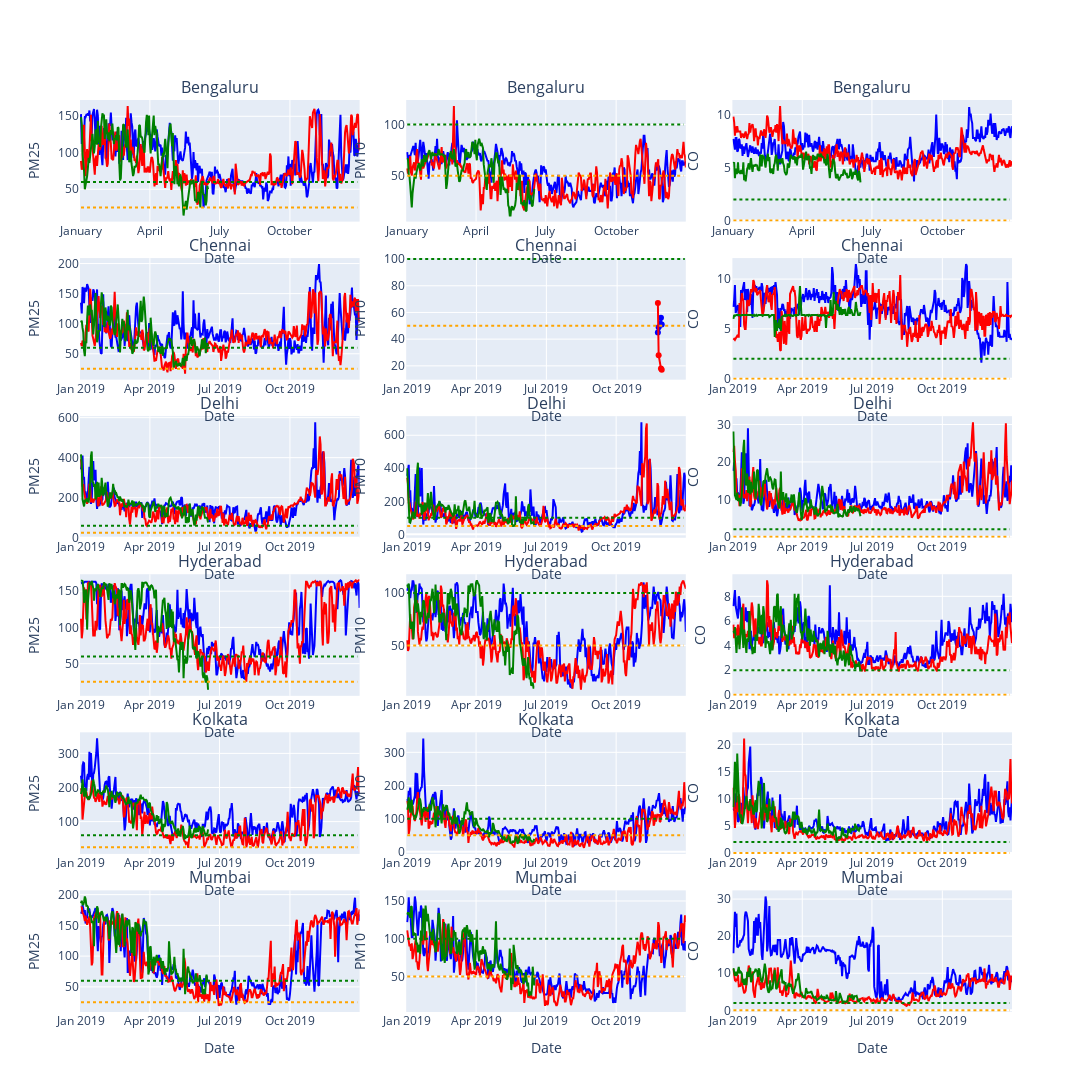

Notebook code for this chart:
### Code cell
city=['Bengaluru','Chennai','Delhi','Hyderabad','Kolkata','Mumbai']
title=[]
[title.append(i) for i in city for _ in range(3)]
polmax=[]
for i in imp_pollutant:
    dfd=df[df['Specie'].isin([i])]
    polmax.append(dfd['median_x'].max())
fig = make_subplots(
rows=6, cols=3,
subplot_titles=title,
vertical_spacing=0.04,
horizontal_spacing=0.05
)
for n,j in enumerate(city):
    for m,i in enumerate(imp_pollutant):
        dfd=df[df['City'].isin([j])]
        dfd=dfd[dfd['Specie'].isin([i])]
        dffd=dff[dff['City'].isin([j])]
        dffd=dffd[dffd['Specie'].isin([i])]
        fig.add_trace(go.Scatter(x=dfd['Date_x'],y=dfd['median_x'],line_color='blue'),row=n+1,col=m+1)
        fig.update_xaxes(tickformat="%B",row=1,col=m+1)
        fig.add_trace(go.Scatter(x=dfd['Date_x'],y=dfd['median_y'],line_color='red'),row=n+1,col=m+1)
        fig.add_trace(go.Scatter(x=dffd['Date_x'],y=dffd['median'],line_color='green'),row=n+1,col=m+1)
        fig.add_shape(go.layout.Shape(type="line", x0=start, y0=pollutant_who[i], x1=end, y1=pollutant_who[i],
                                  line=dict(color='orange', width=2,dash='dot'),),row=n+1,col=m+1)
        fig.add_shape(go.layout.Shape(type="line", x0=start, y0=pollutant_naaqs[i], x1=end, y1=pollutant_naaqs[i],
                                  line=dict(color='green', width=2,dash='dot'),),row=n+1,col=m+1)

        fig.update_yaxes(title=i.upper(), row=n+1, col=m+1)
        fig.update_xaxes(title_text="Date", row=n+1, col=m+1)

fig.update_layout(width=1500,height=2500,showlegend=False)
fig.show()
fig.write_image(f'images/19vs20_allcities.png')

### Figure 1 — Plotly figure (JSON) as saved in the notebook; plotly's stock layout.template omitted (floating-point values rounded to 4 significant figures; data arrays with more than 128 entries replaced by an {"elided": "..."} marker saying what was removed)
{"data": [{"line": {"color": "blue"}, "type": "scatter", "x": {"elided": "397 str values"}, "xaxis": "x", "y": {"elided": "397 int values"}, "yaxis": "y"}, {"line": {"color": "red"}, "type": "scatter", "x": {"elided": "397 str values"}, "xaxis": "x", "y": {"elided": "397 int values"}, "yaxis": "y"}, {"line": {"color": "green"}, "type": "scatter", "x": {"elided": "173 str values"}, "xaxis": "x", "y": {"elided": "173 int values"}, "yaxis": "y"}, {"line": {"color": "blue"}, "type": "scatter", "x": {"elided": "397 str values"}, "xaxis": "x2", "y": {"elided": "397 int values"}, "yaxis": "y2"}, {"line": {"color": "red"}, "type": "scatter", "x": {"elided": "397 str values"}, "xaxis": "x2", "y": {"elided": "397 int values"}, "yaxis": "y2"}, {"line": {"color": "green"}, "type": "scatter", "x": {"elided": "173 str values"}, "xaxis": "x2", "y": {"elided": "173 int values"}, "yaxis": "y2"}, {"line": {"color": "blue"}, "type": "scatter", "x": {"elided": "397 str values"}, "xaxis": "x3", "y": {"elided": "397 float values"}, "yaxis": "y3"}, {"line": {"color": "red"}, "type": "scatter", "x": {"elided": "397 str values"}, "xaxis": "x3", "y": {"elided": "397 float values"}, "yaxis": "y3"}, {"line": {"color": "green"}, "type": "scatter", "x": {"elided": "173 str values"}, "xaxis": "x3", "y": {"elided": "173 float values"}, "yaxis": "y3"}, {"line": {"color": "blue"}, "type": "scatter", "x": {"elided": "397 str values"}, "xaxis": "x4", "y": {"elided": "397 int values"}, "yaxis": "y4"}, {"line": {"color": "red"}, "type": "scatter", "x": {"elided": "397 str values"}, "xaxis": "x4", "y": {"elided": "397 int values"}, "yaxis": "y4"}, {"line": {"color": "green"}, "type": "scatter", "x": {"elided": "173 str values"}, "xaxis": "x4", "y": {"elided": "173 int values"}, "yaxis": "y4"}, {"line": {"color": "blue"}, "type": "scatter", "x": ["2019-11-23T00:00:00", "2019-11-24T00:00:00", "2019-11-27T00:00:00", "2019-11-28T00:00:00"], "xaxis": "x5", "y": [45, 49, 56, 51], "yaxis": "y5"}, {"line": {"color": "red"}, "type": "scatter", "x": ["2019-11-23T00:00:00", "2019-11-24T00:00:00", "2019-11-27T00:00:00", "2019-11-28T00:00:00"], "xaxis": "x5", "y": [67, 28, 18, 17], "yaxis": "y5"}, {"line": {"color": "green"}, "type": "scatter", "x": [], "xaxis": "x5", "y": [], "yaxis": "y5"}, {"line": {"color": "blue"}, "type": "scatter", "x": {"elided": "397 str values"}, "xaxis": "x6", "y": {"elided": "397 float values"}, "yaxis": "y6"}, {"line": {"color": "red"}, "type": "scatter", "x": {"elided": "397 str values"}, "xaxis": "x6", "y": {"elided": "397 float values"}, "yaxis": "y6"}, {"line": {"color": "green"}, "type": "scatter", "x": {"elided": "173 str values"}, "xaxis": "x6", "y": {"elided": "173 float values"}, "yaxis": "y6"}, {"line": {"color": "blue"}, "type": "scatter", "x": {"elided": "397 str values"}, "xaxis": "x7", "y": {"elided": "397 int values"}, "yaxis": "y7"}, {"line": {"color": "red"}, "type": "scatter", "x": {"elided": "397 str values"}, "xaxis": "x7", "y": {"elided": "397 int values"}, "yaxis": "y7"}, {"line": {"color": "green"}, "type": "scatter", "x": {"elided": "173 str values"}, "xaxis": "x7", "y": {"elided": "173 int values"}, "yaxis": "y7"}, {"line": {"color": "blue"}, "type": "scatter", "x": {"elided": "397 str values"}, "xaxis": "x8", "y": {"elided": "397 int values"}, "yaxis": "y8"}, {"line": {"color": "red"}, "type": "scatter", "x": {"elided": "397 str values"}, "xaxis": "x8", "y": {"elided": "397 int values"}, "yaxis": "y8"}, {"line": {"color": "green"}, "type": "scatter", "x": {"elided": "173 str values"}, "xaxis": "x8", "y": {"elided": "173 int values"}, "yaxis": "y8"}, {"line": {"color": "blue"}, "type": "scatter", "x": {"elided": "397 str values"}, "xaxis": "x9", "y": {"elided": "397 float values"}, "yaxis": "y9"}, {"line": {"color": "red"}, "type": "scatter", "x": {"elided": "397 str values"}, "xaxis": "x9", "y": {"elided": "397 float values"}, "yaxis": "y9"}, {"line": {"color": "green"}, "type": "scatter", "x": {"elided": "173 str values"}, "xaxis": "x9", "y": {"elided": "173 float values"}, "yaxis": "y9"}, {"line": {"color": "blue"}, "type": "scatter", "x": {"elided": "397 str values"}, "xaxis": "x10", "y": {"elided": "397 int values"}, "yaxis": "y10"}, {"line": {"color": "red"}, "type": "scatter", "x": {"elided": "397 str values"}, "xaxis": "x10", "y": {"elided": "397 int values"}, "yaxis": "y10"}, {"line": {"color": "green"}, "type": "scatter", "x": {"elided": "173 str values"}, "xaxis": "x10", "y": {"elided": "173 int values"}, "yaxis": "y10"}, {"line": {"color": "blue"}, "type": "scatter", "x": {"elided": "397 str values"}, "xaxis": "x11", "y": {"elided": "397 int values"}, "yaxis": "y11"}, {"line": {"color": "red"}, "type": "scatter", "x": {"elided": "397 str values"}, "xaxis": "x11", "y": {"elided": "397 int values"}, "yaxis": "y11"}, {"line": {"color": "green"}, "type": "scatter", "x": {"elided": "173 str values"}, "xaxis": "x11", "y": {"elided": "173 int values"}, "yaxis": "y11"}, {"line": {"color": "blue"}, "type": "scatter", "x": {"elided": "397 str values"}, "xaxis": "x12", "y": {"elided": "397 float values"}, "yaxis": "y12"}, {"line": {"color": "red"}, "type": "scatter", "x": {"elided": "397 str values"}, "xaxis": "x12", "y": {"elided": "397 float values"}, "yaxis": "y12"}, {"line": {"color": "green"}, "type": "scatter", "x": {"elided": "173 str values"}, "xaxis": "x12", "y": {"elided": "173 float values"}, "yaxis": "y12"}, {"line": {"color": "blue"}, "type": "scatter", "x": {"elided": "397 str values"}, "xaxis": "x13", "y": {"elided": "397 int values"}, "yaxis": "y13"}, {"line": {"color": "red"}, "type": "scatter", "x": {"elided": "397 str values"}, "xaxis": "x13", "y": {"elided": "397 int values"}, "yaxis": "y13"}, {"line": {"color": "green"}, "type": "scatter", "x": {"elided": "173 str values"}, "xaxis": "x13", "y": {"elided": "173 int values"}, "yaxis": "y13"}, {"line": {"color": "blue"}, "type": "scatter", "x": {"elided": "397 str values"}, "xaxis": "x14", "y": {"elided": "397 int values"}, "yaxis": "y14"}, {"line": {"color": "red"}, "type": "scatter", "x": {"elided": "397 str values"}, "xaxis": "x14", "y": {"elided": "397 int values"}, "yaxis": "y14"}, {"line": {"color": "green"}, "type": "scatter", "x": {"elided": "173 str values"}, "xaxis": "x14", "y": {"elided": "173 int values"}, "yaxis": "y14"}, {"line": {"color": "blue"}, "type": "scatter", "x": {"elided": "397 str values"}, "xaxis": "x15", "y": {"elided": "397 float values"}, "yaxis": "y15"}, {"line": {"color": "red"}, "type": "scatter", "x": {"elided": "397 str values"}, "xaxis": "x15", "y": {"elided": "397 float values"}, "yaxis": "y15"}, {"line": {"color": "green"}, "type": "scatter", "x": {"elided": "173 str values"}, "xaxis": "x15", "y": {"elided": "173 float values"}, "yaxis": "y15"}, {"line": {"color": "blue"}, "type": "scatter", "x": {"elided": "397 str values"}, "xaxis": "x16", "y": {"elided": "397 int values"}, "yaxis": "y16"}, {"line": {"color": "red"}, "type": "scatter", "x": {"elided": "397 str values"}, "xaxis": "x16", "y": {"elided": "397 int values"}, "yaxis": "y16"}, {"line": {"color": "green"}, "type": "scatter", "x": {"elided": "173 str values"}, "xaxis": "x16", "y": {"elided": "173 int values"}, "yaxis": "y16"}, {"line": {"color": "blue"}, "type": "scatter", "x": {"elided": "397 str values"}, "xaxis": "x17", "y": {"elided": "397 int values"}, "yaxis": "y17"}, {"line": {"color": "red"}, "type": "scatter", "x": {"elided": "397 str values"}, "xaxis": "x17", "y": {"elided": "397 int values"}, "yaxis": "y17"}, {"line": {"color": "green"}, "type": "scatter", "x": {"elided": "173 str values"}, "xaxis": "x17", "y": {"elided": "173 int values"}, "yaxis": "y17"}, {"line": {"color": "blue"}, "type": "scatter", "x": {"elided": "397 str values"}, "xaxis": "x18", "y": {"elided": "397 float values"}, "yaxis": "y18"}, {"line": {"color": "red"}, "type": "scatter", "x": {"elided": "397 str values"}, "xaxis": "x18", "y": {"elided": "397 float values"}, "yaxis": "y18"}, {"line": {"color": "green"}, "type": "scatter", "x": {"elided": "173 str values"}, "xaxis": "x18", "y": {"elided": "173 float values"}, "yaxis": "y18"}], "layout": {"annotations": [{"font": {"size": 16}, "showarrow": false, "text": "Bengaluru", "x": 0.15, "xanchor": "center", "xref": "paper", "y": 1, "yanchor": "bottom", "yref": "paper"}, {"font": {"size": 16}, "showarrow": false, "text": "Bengaluru", "x": 0.5, "xanchor": "center", "xref": "paper", "y": 1, "yanchor": "bottom", "yref": "paper"}, {"font": {"size": 16}, "showarrow": false, "text": "Bengaluru", "x": 0.85, "xanchor": "center", "xref": "paper", "y": 1, "yanchor": "bottom", "yref": "paper"}, {"font": {"size": 16}, "showarrow": false, "text": "Chennai", "x": 0.15, "xanchor": "center", "xref": "paper", "y": 0.8267, "yanchor": "bottom", "yref": "paper"}, {"font": {"size": 16}, "showarrow": false, "text": "Chennai", "x": 0.5, "xanchor": "center", "xref": "paper", "y": 0.8267, "yanchor": "bottom", "yref": "paper"}, {"font": {"size": 16}, "showarrow": false, "text": "Chennai", "x": 0.85, "xanchor": "center", "xref": "paper", "y": 0.8267, "yanchor": "bottom", "yref": "paper"}, {"font": {"size": 16}, "showarrow": false, "text": "Delhi", "x": 0.15, "xanchor": "center", "xref": "paper", "y": 0.6533, "yanchor": "bottom", "yref": "paper"}, {"font": {"size": 16}, "showarrow": false, "text": "Delhi", "x": 0.5, "xanchor": "center", "xref": "paper", "y": 0.6533, "yanchor": "bottom", "yref": "paper"}, {"font": {"size": 16}, "showarrow": false, "text": "Delhi", "x": 0.85, "xanchor": "center", "xref": "paper", "y": 0.6533, "yanchor": "bottom", "yref": "paper"}, {"font": {"size": 16}, "showarrow": false, "text": "Hyderabad", "x": 0.15, "xanchor": "center", "xref": "paper", "y": 0.48, "yanchor": "bottom", "yref": "paper"}, {"font": {"size": 16}, "showarrow": false, "text": "Hyderabad", "x": 0.5, "xanchor": "center", "xref": "paper", "y": 0.48, "yanchor": "bottom", "yref": "paper"}, {"font": {"size": 16}, "showarrow": false, "text": "Hyderabad", "x": 0.85, "xanchor": "center", "xref": "paper", "y": 0.48, "yanchor": "bottom", "yref": "paper"}, {"font": {"size": 16}, "showarrow": false, "text": "Kolkata", "x": 0.15, "xanchor": "center", "xref": "paper", "y": 0.3067, "yanchor": "bottom", "yref": "paper"}, {"font": {"size": 16}, "showarrow": false, "text": "Kolkata", "x": 0.5, "xanchor": "center", "xref": "paper", "y": 0.3067, "yanchor": "bottom", "yref": "paper"}, {"font": {"size": 16}, "showarrow": false, "text": "Kolkata", "x": 0.85, "xanchor": "center", "xref": "paper", "y": 0.3067, "yanchor": "bottom", "yref": "paper"}, {"font": {"size": 16}, "showarrow": false, "text": "Mumbai", "x": 0.15, "xanchor": "center", "xref": "paper", "y": 0.1333, "yanchor": "bottom", "yref": "paper"}, {"font": {"size": 16}, "showarrow": false, "text": "Mumbai", "x": 0.5, "xanchor": "center", "xref": "paper", "y": 0.1333, "yanchor": "bottom", "yref": "paper"}, {"font": {"size": 16}, "showarrow": false, "text": "Mumbai", "x": 0.85, "xanchor": "center", "xref": "paper", "y": 0.1333, "yanchor": "bottom", "yref": "paper"}], "height": 2500, "shapes": [{"line": {"color": "orange", "dash": "dot", "width": 2}, "type": "line", "x0": "2019-01-01", "x1": "2019-12-28", "xref": "x", "y0": 25, "y1": 25, "yref": "y"}, {"line": {"color": "green", "dash": "dot", "width": 2}, "type": "line", "x0": "2019-01-01", "x1": "2019-12-28", "xref": "x", "y0": 60, "y1": 60, "yref": "y"}, {"line": {"color": "orange", "dash": "dot", "width": 2}, "type": "line", "x0": "2019-01-01", "x1": "2019-12-28", "xref": "x2", "y0": 50, "y1": 50, "yref": "y2"}, {"line": {"color": "green", "dash": "dot", "width": 2}, "type": "line", "x0": "2019-01-01", "x1": "2019-12-28", "xref": "x2", "y0": 100, "y1": 100, "yref": "y2"}, {"line": {"color": "orange", "dash": "dot", "width": 2}, "type": "line", "x0": "2019-01-01", "x1": "2019-12-28", "xref": "x3", "y0": 0, "y1": 0, "yref": "y3"}, {"line": {"color": "green", "dash": "dot", "width": 2}, "type": "line", "x0": "2019-01-01", "x1": "2019-12-28", "xref": "x3", "y0": 2, "y1": 2, "yref": "y3"}, {"line": {"color": "orange", "dash": "dot", "width": 2}, "type": "line", "x0": "2019-01-01", "x1": "2019-12-28", "xref": "x4", "y0": 25, "y1": 25, "yref": "y4"}, {"line": {"color": "green", "dash": "dot", "width": 2}, "type": "line", "x0": "2019-01-01", "x1": "2019-12-28", "xref": "x4", "y0": 60, "y1": 60, "yref": "y4"}, {"line": {"color": "orange", "dash": "dot", "width": 2}, "type": "line", "x0": "2019-01-01", "x1": "2019-12-28", "xref": "x5", "y0": 50, "y1": 50, "yref": "y5"}, {"line": {"color": "green", "dash": "dot", "width": 2}, "type": "line", "x0": "2019-01-01", "x1": "2019-12-28", "xref": "x5", "y0": 100, "y1": 100, "yref": "y5"}, {"line": {"color": "orange", "dash": "dot", "width": 2}, "type": "line", "x0": "2019-01-01", "x1": "2019-12-28", "xref": "x6", "y0": 0, "y1": 0, "yref": "y6"}, {"line": {"color": "green", "dash": "dot", "width": 2}, "type": "line", "x0": "2019-01-01", "x1": "2019-12-28", "xref": "x6", "y0": 2, "y1": 2, "yref": "y6"}, {"line": {"color": "orange", "dash": "dot", "width": 2}, "type": "line", "x0": "2019-01-01", "x1": "2019-12-28", "xref": "x7", "y0": 25, "y1": 25, "yref": "y7"}, {"line": {"color": "green", "dash": "dot", "width": 2}, "type": "line", "x0": "2019-01-01", "x1": "2019-12-28", "xref": "x7", "y0": 60, "y1": 60, "yref": "y7"}, {"line": {"color": "orange", "dash": "dot", "width": 2}, "type": "line", "x0": "2019-01-01", "x1": "2019-12-28", "xref": "x8", "y0": 50, "y1": 50, "yref": "y8"}, {"line": {"color": "green", "dash": "dot", "width": 2}, "type": "line", "x0": "2019-01-01", "x1": "2019-12-28", "xref": "x8", "y0": 100, "y1": 100, "yref": "y8"}, {"line": {"color": "orange", "dash": "dot", "width": 2}, "type": "line", "x0": "2019-01-01", "x1": "2019-12-28", "xref": "x9", "y0": 0, "y1": 0, "yref": "y9"}, {"line": {"color": "green", "dash": "dot", "width": 2}, "type": "line", "x0": "2019-01-01", "x1": "2019-12-28", "xref": "x9", "y0": 2, "y1": 2, "yref": "y9"}, {"line": {"color": "orange", "dash": "dot", "width": 2}, "type": "line", "x0": "2019-01-01", "x1": "2019-12-28", "xref": "x10", "y0": 25, "y1": 25, "yref": "y10"}, {"line": {"color": "green", "dash": "dot", "width": 2}, "type": "line", "x0": "2019-01-01", "x1": "2019-12-28", "xref": "x10", "y0": 60, "y1": 60, "yref": "y10"}, {"line": {"color": "orange", "dash": "dot", "width": 2}, "type": "line", "x0": "2019-01-01", "x1": "2019-12-28", "xref": "x11", "y0": 50, "y1": 50, "yref": "y11"}, {"line": {"color": "green", "dash": "dot", "width": 2}, "type": "line", "x0": "2019-01-01", "x1": "2019-12-28", "xref": "x11", "y0": 100, "y1": 100, "yref": "y11"}, {"line": {"color": "orange", "dash": "dot", "width": 2}, "type": "line", "x0": "2019-01-01", "x1": "2019-12-28", "xref": "x12", "y0": 0, "y1": 0, "yref": "y12"}, {"line": {"color": "green", "dash": "dot", "width": 2}, "type": "line", "x0": "2019-01-01", "x1": "2019-12-28", "xref": "x12", "y0": 2, "y1": 2, "yref": "y12"}, {"line": {"color": "orange", "dash": "dot", "width": 2}, "type": "line", "x0": "2019-01-01", "x1": "2019-12-28", "xref": "x13", "y0": 25, "y1": 25, "yref": "y13"}, {"line": {"color": "green", "dash": "dot", "width": 2}, "type": "line", "x0": "2019-01-01", "x1": "2019-12-28", "xref": "x13", "y0": 60, "y1": 60, "yref": "y13"}, {"line": {"color": "orange", "dash": "dot", "width": 2}, "type": "line", "x0": "2019-01-01", "x1": "2019-12-28", "xref": "x14", "y0": 50, "y1": 50, "yref": "y14"}, {"line": {"color": "green", "dash": "dot", "width": 2}, "type": "line", "x0": "2019-01-01", "x1": "2019-12-28", "xref": "x14", "y0": 100, "y1": 100, "yref": "y14"}, {"line": {"color": "orange", "dash": "dot", "width": 2}, "type": "line", "x0": "2019-01-01", "x1": "2019-12-28", "xref": "x15", "y0": 0, "y1": 0, "yref": "y15"}, {"line": {"color": "green", "dash": "dot", "width": 2}, "type": "line", "x0": "2019-01-01", "x1": "2019-12-28", "xref": "x15", "y0": 2, "y1": 2, "yref": "y15"}, {"line": {"color": "orange", "dash": "dot", "width": 2}, "type": "line", "x0": "2019-01-01", "x1": "2019-12-28", "xref": "x16", "y0": 25, "y1": 25, "yref": "y16"}, {"line": {"color": "green", "dash": "dot", "width": 2}, "type": "line", "x0": "2019-01-01", "x1": "2019-12-28", "xref": "x16", "y0": 60, "y1": 60, "yref": "y16"}, {"line": {"color": "orange", "dash": "dot", "width": 2}, "type": "line", "x0": "2019-01-01", "x1": "2019-12-28", "xref": "x17", "y0": 50, "y1": 50, "yref": "y17"}, {"line": {"color": "green", "dash": "dot", "width": 2}, "type": "line", "x0": "2019-01-01", "x1": "2019-12-28", "xref": "x17", "y0": 100, "y1": 100, "yref": "y17"}, {"line": {"color": "orange", "dash": "dot", "width": 2}, "type": "line", "x0": "2019-01-01", "x1": "2019-12-28", "xref": "x18", "y0": 0, "y1": 0, "yref": "y18"}, {"line": {"color": "green", "dash": "dot", "width": 2}, "type": "line", "x0": "2019-01-01", "x1": "2019-12-28", "xref": "x18", "y0": 2, "y1": 2, "yref": "y18"}], "showlegend": false, "width": 1500, "xaxis": {"anchor": "y", "domain": [0, 0.3], "tickformat": "%B", "title": {"text": "Date"}}, "xaxis10": {"anchor": "y10", "domain": [0, 0.3], "title": {"text": "Date"}}, "xaxis11": {"anchor": "y11", "domain": [0.35, 0.65], "title": {"text": "Date"}}, "xaxis12": {"anchor": "y12", "domain": [0.7, 1], "title": {"text": "Date"}}, "xaxis13": {"anchor": "y13", "domain": [0, 0.3], "title": {"text": "Date"}}, "xaxis14": {"anchor": "y14", "domain": [0.35, 0.65], "title": {"text": "Date"}}, "xaxis15": {"anchor": "y15", "domain": [0.7, 1], "title": {"text": "Date"}}, "xaxis16": {"anchor": "y16", "domain": [0, 0.3], "title": {"text": "Date"}}, "xaxis17": {"anchor": "y17", "domain": [0.35, 0.65], "title": {"text": "Date"}}, "xaxis18": {"anchor": "y18", "domain": [0.7, 1], "title": {"text": "Date"}}, "xaxis2": {"anchor": "y2", "domain": [0.35, 0.65], "tickformat": "%B", "title": {"text": "Date"}}, "xaxis3": {"anchor": "y3", "domain": [0.7, 1], "tickformat": "%B", "title": {"text": "Date"}}, "xaxis4": {"anchor": "y4", "domain": [0, 0.3], "title": {"text": "Date"}}, "xaxis5": {"anchor": "y5", "domain": [0.35, 0.65], "title": {"text": "Date"}}, "xaxis6": {"anchor": "y6", "domain": [0.7, 1], "title": {"text": "Date"}}, "xaxis7": {"anchor": "y7", "domain": [0, 0.3], "title": {"text": "Date"}}, "xaxis8": {"anchor": "y8", "domain": [0.35, 0.65], "title": {"text": "Date"}}, "xaxis9": {"anchor": "y9", "domain": [0.7, 1], "title": {"text": "Date"}}, "yaxis": {"anchor": "x", "domain": [0.8667, 1], "title": {"text": "PM25"}}, "yaxis10": {"anchor": "x10", "domain": [0.3467, 0.48], "title": {"text": "PM25"}}, "yaxis11": {"anchor": "x11", "domain": [0.3467, 0.48], "title": {"text": "PM10"}}, "yaxis12": {"anchor": "x12", "domain": [0.3467, 0.48], "title": {"text": "CO"}}, "yaxis13": {"anchor": "x13", "domain": [0.1733, 0.3067], "title": {"text": "PM25"}}, "yaxis14": {"anchor": "x14", "domain": [0.1733, 0.3067], "title": {"text": "PM10"}}, "yaxis15": {"anchor": "x15", "domain": [0.1733, 0.3067], "title": {"text": "CO"}}, "yaxis16": {"anchor": "x16", "domain": [0, 0.1333], "title": {"text": "PM25"}}, "yaxis17": {"anchor": "x17", "domain": [0, 0.1333], "title": {"text": "PM10"}}, "yaxis18": {"anchor": "x18", "domain": [0, 0.1333], "title": {"text": "CO"}}, "yaxis2": {"anchor": "x2", "domain": [0.8667, 1], "title": {"text": "PM10"}}, "yaxis3": {"anchor": "x3", "domain": [0.8667, 1], "title": {"text": "CO"}}, "yaxis4": {"anchor": "x4", "domain": [0.6933, 0.8267], "title": {"text": "PM25"}}, "yaxis5": {"anchor": "x5", "domain": [0.6933, 0.8267], "title": {"text": "PM10"}}, "yaxis6": {"anchor": "x6", "domain": [0.6933, 0.8267], "title": {"text": "CO"}}, "yaxis7": {"anchor": "x7", "domain": [0.52, 0.6533], "title": {"text": "PM25"}}, "yaxis8": {"anchor": "x8", "domain": [0.52, 0.6533], "title": {"text": "PM10"}}, "yaxis9": {"anchor": "x9", "domain": [0.52, 0.6533], "title": {"text": "CO"}}}}
